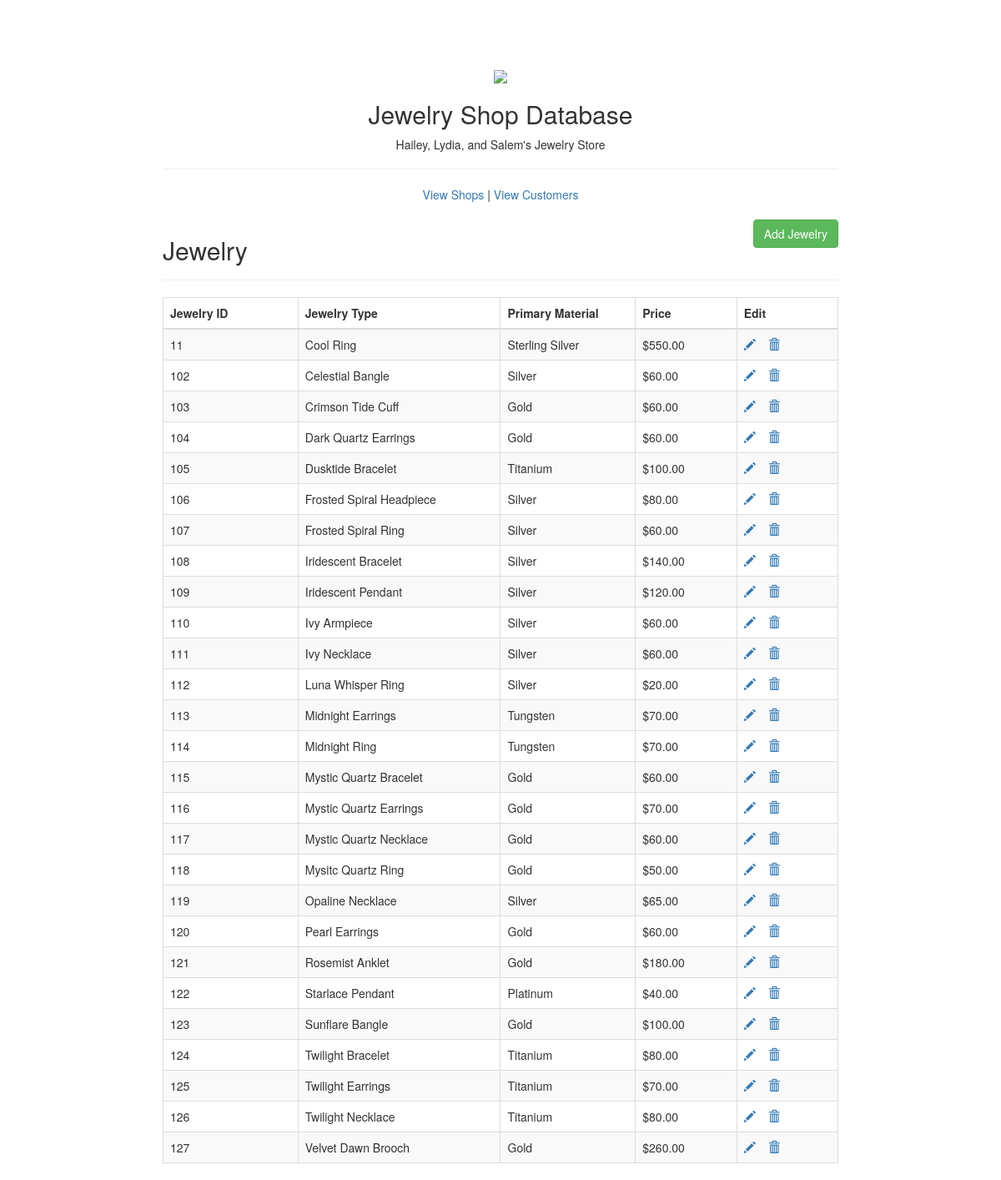
Before: / with the older database file.
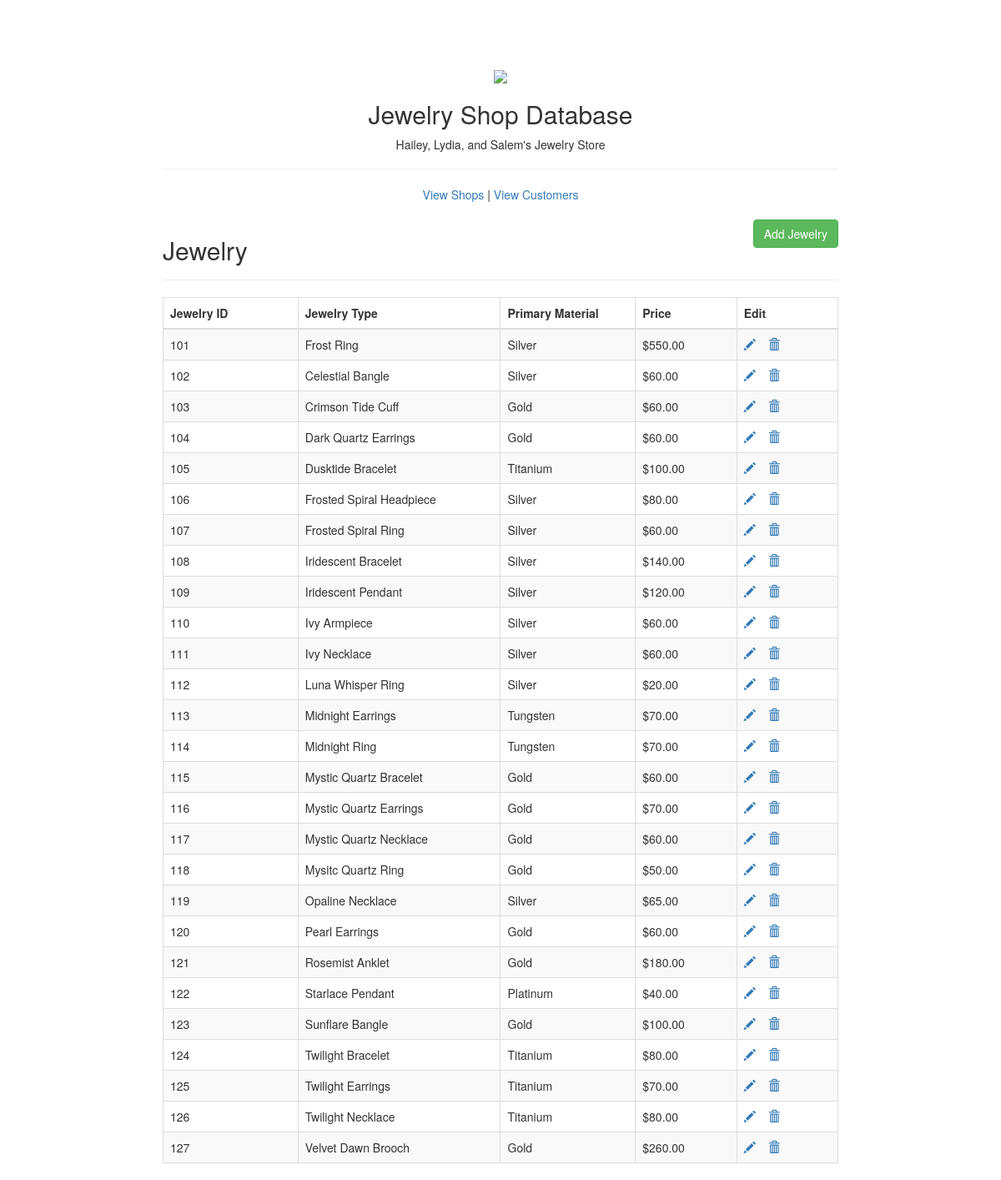
After: the same page with the newer database file.
### tables this page shows
CREATE TABLE `fp_jewelry` (
  `jewelry_id` int(11) NOT NULL,
  `type` varchar(30) NOT NULL,
  `primary_material` varchar(30) NOT NULL,
  `price` int(11) NOT NULL,
  `order_number` int(11) DEFAULT NULL
);

### index.php (the view, shortened to what this page needs)
<!DOCTYPE html>
<html lang="en">
<head>
<link rel="stylesheet" href="https://maxcdn.bootstrapcdn.com/bootstrap/3.4.1/css/bootstrap.min.css">
</head>
<body>
    <div class="wrapper">
        <div class="container-fluid">
            <div class="row">
                <div class="col-md-12">
		    <div class="page-header clearfix">
                <div class="page-header text-center">
                    <img src="https://media.istockphoto.com/id/990529836/vector/diamond-cartoon-vector-and-illustration.jpg?s=612x612&w=0&k=20&c=rnshYB7JCT7wxTwzC1RY5nqU4LrFWB6CJMXQ6X5d_N4="
                        style="height: 70px">
                    <h2> Jewelry Shop Database </h2>
                    <p>Hailey, Lydia, and Salem's Jewelry Store
                </div>
                <nav class ="text-center">
                    <a href="viewShops.php">View Shops</a> |
                    <a href="viewCustomers.php">View Customers</a>
                </nav>
		       <h2 class="pull-left">Jewelry</h2>
               <a href="createJewelry.php" class="btn btn-success pull-right">Add Jewelry</a>
                    </div>
                    <?php
                    require_once "config.php";
                    $sql = "SELECT jewelry_id, type, primary_material, price
							FROM fp_jewelry";
                    if($result = mysqli_query($link, $sql)){
                        if(mysqli_num_rows($result) > 0){
                            echo "<table class='table table-bordered table-striped'>";
                                echo "<thead>";
			    	echo "<tr>";
			    		echo "<th width=20%>Jewelry ID</th>";
			    		echo "<th width=30%>Jewelry Type</th>";
                                        echo "<th width=20%>Primary Material</th>";
                                        echo "<th width=15%>Price</th>";
                                        echo "<th width=15%>Edit</th>";
                                    echo "</tr>";
                                echo "</thead>";
                                echo "<tbody>";
                                while($row = mysqli_fetch_array($result)){
					echo "<tr>";
					echo "<td>" . $row['jewelry_id'] . "</td>";
                        echo "<td>" . $row['type'] . "</td>";
                        echo "<td>" . $row['primary_material'] . "</td>";
                        echo "<td>$" . $row['price'] . ".00</td>";
                        echo "<td>";
                        echo "<a href='updateJewelry.php?jewelry_id=". $row['jewelry_id'] ."' title='Update Jewelry' data-toggle='tooltip'><span class='glyphicon glyphicon-pencil'></span></a>";
                        echo "<a href='deleteJewelry.php?jewelry_id=". $row['jewelry_id'] ."' title='Delete Jewelry' data-toggle='tooltip'><span class='glyphicon glyphicon-trash'></span></a>";
					echo "</td>";
                                    echo "</tr>";
                                }
                                echo "</tbody>";
                            echo "</table>";
                        } else{
                            echo "<p class='lead'><em>No records were found.</em></p>";
                        }
                    } else{
                        echo "ERROR: Could not able to execute $sql. <br>" . mysqli_error($link);
                    }
                    ?>
                </div>
</body>
</html>

### index.php (style rules this page uses)
.wrapper { width: 70%; margin:0 auto; }
table tr td:last-child a { margin-right: 15px; }

Changed rows visible on the page:
removed fp_jewelry: jewelry_id "11", type "Cool Ring", primary_material "Sterling Silver", price "550"
added fp_jewelry: jewelry_id "101", type "Frost Ring", primary_material "Silver", price "550"
